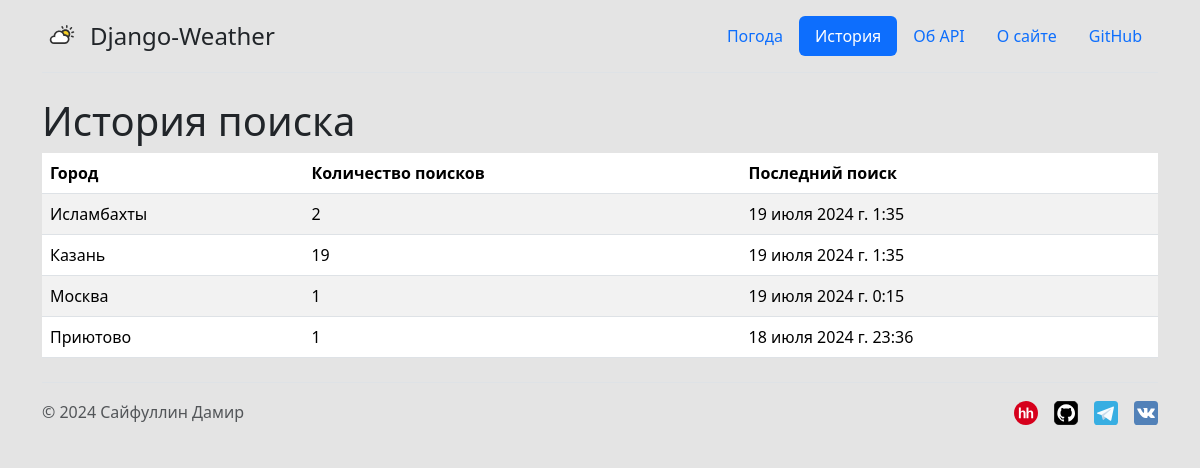
Page /history on the earlier database version.
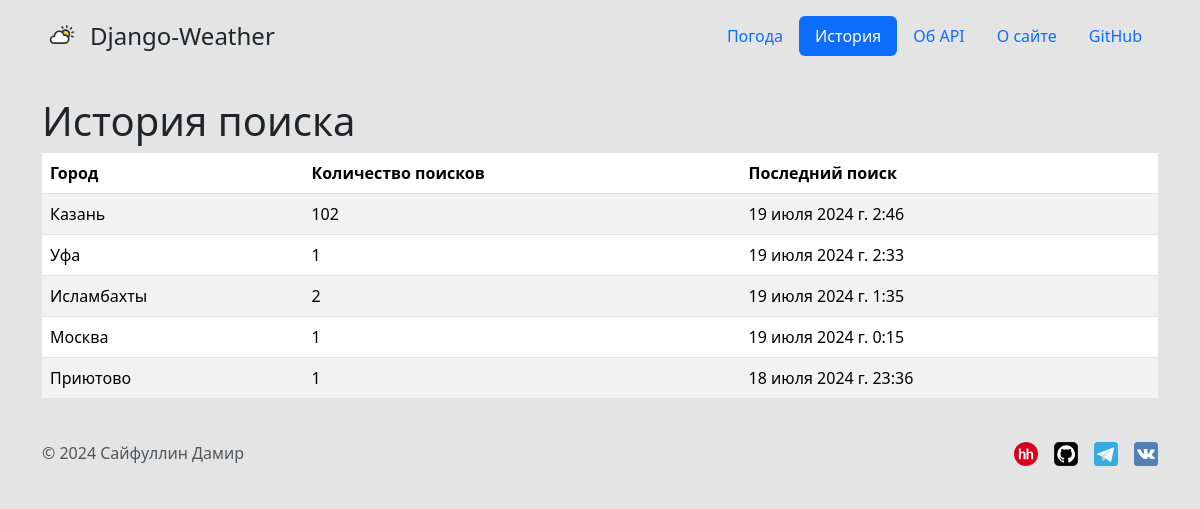
Same page on the later database version.
### main/models.py (models this page shows, shortened)
class SearchHistory(models.Model):
    city = models.CharField('Город', max_length=100)
    search_count = models.IntegerField('Количество поисков', default=0)
    last_searched = models.DateTimeField('Последний поиск', auto_now=True)
    class Meta:
        verbose_name = 'История поиска'
        verbose_name_plural = 'История поиска'

### main/views.py (the view)
# urls.py: path('history', views.history, name='history'),
def history(request):
    history = SearchHistory.objects.order_by('-last_searched')
    return render(request, 'main/history.html', {'history': history})

### main/templates/main/history.html (shortened to what this page needs)
{% extends 'main/base.html' %}
{% block header %}
    <li class="nav-item"><a href="{% url 'index' %}" class="nav-link" aria-current="page">Погода</a></li>
    <li class="nav-item"><a href="#" class="nav-link active">История</a></li>
    <li class="nav-item"><a href="{% url 'about-api' %}" class="nav-link">Об API</a></li>
    <li class="nav-item"><a href="{% url 'about-site' %}" class="nav-link">О сайте</a></li>
{% endblock %}
{% block body %}
    <h1>История поиска</h1>
    <table class="table table-striped table-hover">
        <thead>
        <tr>
            <th scope="col">Город</th>
            <th scope="col">Количество поисков</th>
            <th scope="col">Последний поиск</th>
        </tr>
        </thead>
        <tbody>
        {% for history in history %}
            <tr>
                <td>{{ history.city }}</td>
                <td>{{ history.search_count }}</td>
                <td>{{ history.last_searched }}</td>
            </tr>
        {% endfor %}
        </tbody>
    </table>
{% endblock %}

### main/templates/main/base.html (shortened to what this page needs)
{% load static %}
<!doctype html>
<html lang="ru">
<head>
    <link rel="stylesheet" href="https://cdn.jsdelivr.net/npm/bootstrap@5.3.2/dist/css/bootstrap.min.css"
>
</head>
<body style="background-color: #e4e4e4">
<div class="container">
    <header class="d-flex flex-wrap justify-content-center py-3 mb-4 border-bottom">
        <a href="/" class="d-flex align-items-center mb-3 mb-md-0 me-md-auto text-dark text-decoration-none">
            <img class="bi me-2" width="40" height="32" src="{% static 'main/img/icon.svg' %}">
            <span class="fs-4">Django-Weather</span>
        </a>
        <ul class="nav nav-pills">
            {% block header %}{% endblock %}
            <li class="nav-item">
                <a href="https://github.com/Damir-Sayfullin/django-weather" class="nav-link" target="_blank">GitHub</a>
            </li>
        </ul>
    </header>
</div>
<div class="container">
    {% block body %}{% endblock %}
</div>
<div class="container">
    <footer class="d-flex flex-wrap justify-content-between align-items-center py-3 my-4 border-top">
        <div class="col-md-4 d-flex align-items-center">
            <span class="mb-3 mb-md-0 text-muted">© 2024 Сайфуллин Дамир</span>
        </div>
        <ul class="nav col-md-4 justify-content-end list-unstyled d-flex">
            <li class="ms-3">
                <a class="text-muted" href="https://kazan.hh.ru/resume/80087a9bff0b5a2c9a0039ed1f70516970566c"
                   target="_blank">
                    <img class="bi" width="24" height="24" src="{% static 'main/img/hh.svg' %}">
                </a>
            </li>
            <li class="ms-3">
                <a class="text-muted" href="https://github.com/Damir-Sayfullin" target="_blank">
                    <img class="bi" width="24" height="24" src="{% static 'main/img/github.svg' %}">
                </a>
            </li>
            <li class="ms-3">
                <a class="text-muted" href="https://t.me/DamirS16" target="_blank">
                    <img class="bi" width="24" height="24" src="{% static 'main/img/telegram.svg' %}">
                </a>
            </li>
            <li class="ms-3">
                <a class="text-muted" href="https://vk.com/damirsaifullin" target="_blank">
                    <img class="bi" width="24" height="24" src="{% static 'main/img/vk.svg' %}">
                </a>
            </li>
        </ul>
    </footer>
</div>
</body>
</html>

Differences in the rows shown:
changed SearchHistory "Казань": search_count "19" → "102"; last_searched "19 июля 2024 г. 1:35" → "19 июля 2024 г. 2:46"; moves up the list
added SearchHistory: city "Уфа", search_count "1", last_searched "19 июля 2024 г. 2:33"
